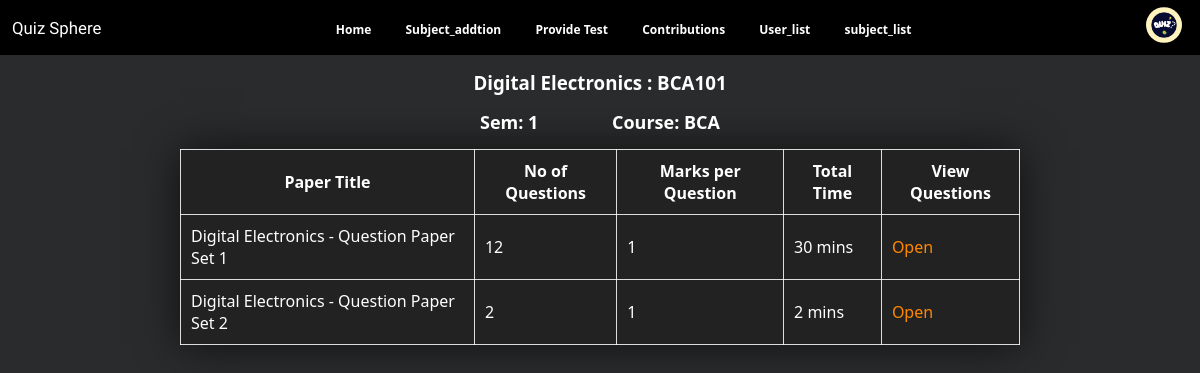
/Admin_Allpages/questionstatus.php?subject_id=3, run on the app's committed database.
### tables this page shows
CREATE TABLE `subjects` (
  `subject_id` int(11) NOT NULL,
  `subject_name` varchar(100) NOT NULL,
  `subject_code` varchar(10) NOT NULL,
  `course` varchar(100) NOT NULL,
  `semester` int(10) NOT NULL,
  `details` text DEFAULT NULL,
  `id_card` varchar(255) DEFAULT NULL,
  `submit_by` varchar(50) NOT NULL DEFAULT 'admin'
);

CREATE TABLE `paperdetails` (
  `paper_id` int(11) NOT NULL,
  `subject_id` int(11) DEFAULT NULL,
  `num_of_questions` int(11) NOT NULL,
  `marks_per_question` int(11) NOT NULL,
  `time_limit` int(11) DEFAULT NULL,
  `submitted_by` varchar(255) NOT NULL DEFAULT 'admin'
);

### Admin_Allpages/questionstatus.php (the view, shortened to what this page needs)
<?php
include '../config.php';
$subject_id = isset($_GET['subject_id']) ? $_GET['subject_id'] : 0;
$subject_query = "SELECT subject_name, subject_code, course, semester FROM subjects WHERE subject_id = $subject_id";
$subject_result = mysqli_query($conn, $subject_query);
$subject = mysqli_fetch_assoc($subject_result);
$papers_query = "SELECT * FROM paperdetails WHERE subject_id = $subject_id";
$papers_result = mysqli_query($conn, $papers_query);
?>
<!DOCTYPE html>
<html lang="en">
<head>
    <link rel="stylesheet" href="css/questionstatus.css">
    <link rel="stylesheet" href="../Navber/style.css">
</head>
<body>
    <?php include '../Navber/adminnav.php'; ?>
    <h3 class="heading1"><?php echo $subject['subject_name'] . ": " . $subject['subject_code']; ?></h3>
    <p class="para1"><b>Sem: <?php echo $subject['semester']; ?></b></p>
    <p class="para2"><b>Course: <?php echo $subject['course']; ?></b></p>
    <br>
    <div class="content">
        <table>
            <thead>
                <tr>
                    <th>Paper Title</th>
                    <th>No of Questions</th>
                    <th>Marks per Question</th>
                    <th>Total Time</th>
                    <th>View Questions</th>
                </tr>
            </thead>
            <tbody>
                <?php if (mysqli_num_rows($papers_result) > 0): ?>
                    <?php while ($paper = mysqli_fetch_assoc($papers_result)):
                        $paper_title = $subject['subject_name'] . " - Question Paper Set " . $paper['paper_id'];
                        ?>
                        <tr>
                            <td><?php echo $paper_title; ?></td>
                            <td><?php echo $paper['num_of_questions']; ?></td>
                            <td><?php echo $paper['marks_per_question']; ?></td>
                            <td><?php echo $paper['time_limit']; ?> mins</td>
                            <td>
                                <a href="../Admin_Allpages/questions.php?paper_id=<?php echo $paper['paper_id']; ?>"
                                    class="links">Open</a>
                            </td>
                        </tr>
                    <?php endwhile; ?>
                <?php else: ?>
                    <tr>
                        <td colspan="5">No papers available for this subject.</td>
                    </tr>
                <?php endif; ?>
            </tbody>
        </table>
    </div>
</body>
</html>

### Admin_Allpages/css/questionstatus.css (style rules this page uses)
* { margin: 0; padding: 0; font: 1em; }
body { background-color: #333; color: #ffffff; }
.heading1 { text-align: center; margin-top: 15px; }
.para1 { float: left; padding-left: 40%; margin-top: 15px; font-size: 18px; font-weight: 30px; }
.para2 { float: right; padding-right: 40%; margin-top: 15px; font-size: 18px; font-weight: 30px; }
.content { margin-top: 3vw; }
table { margin: auto; padding: auto; border-collapse: collapse; background-color: #222; box-shadow: 0 0 40px rgba(0, 0, 0, 0.633); width: 70%; text-align: center; align-items: center; }
th { padding: 10px; text-align: center; }
td { padding: 10px; text-align: left; }
table, th, td { border: 1px solid rgba(255, 255, 255, 0.845); }
.links { text-decoration: none; color: rgb(255, 136, 0); cursor: pointer; }

### Navber/style.css (style rules this page uses)
* { font-family: Arial, sans-serif; margin: 0; padding: 0; }
body { font-family: Arial, sans-serif; }

### Admin_Allpages/css/style.css (style rules this page uses)
* { margin: 0; padding: 0; font-family: system-ui, -apple-system, BlinkMacSystemFont, "Segoe UI", Roboto, Oxygen, Ubuntu, Cantarell, "Open Sans", "Helvetica Neue", sans-serif; }
body { background-color: #292b2c; color: #ffffff; }

### data on the page
subjects: subject_name "Digital Electronics", subject_code "BCA101", semester "1", course "BCA"
paperdetails: paper_title "Digital Electronics - Question Paper Set 1", num_of_questions "12", marks_per_question "1", time_limit "30"
paperdetails: paper_title "Digital Electronics - Question Paper Set 2", num_of_questions "2", marks_per_question "1", time_limit "2"
